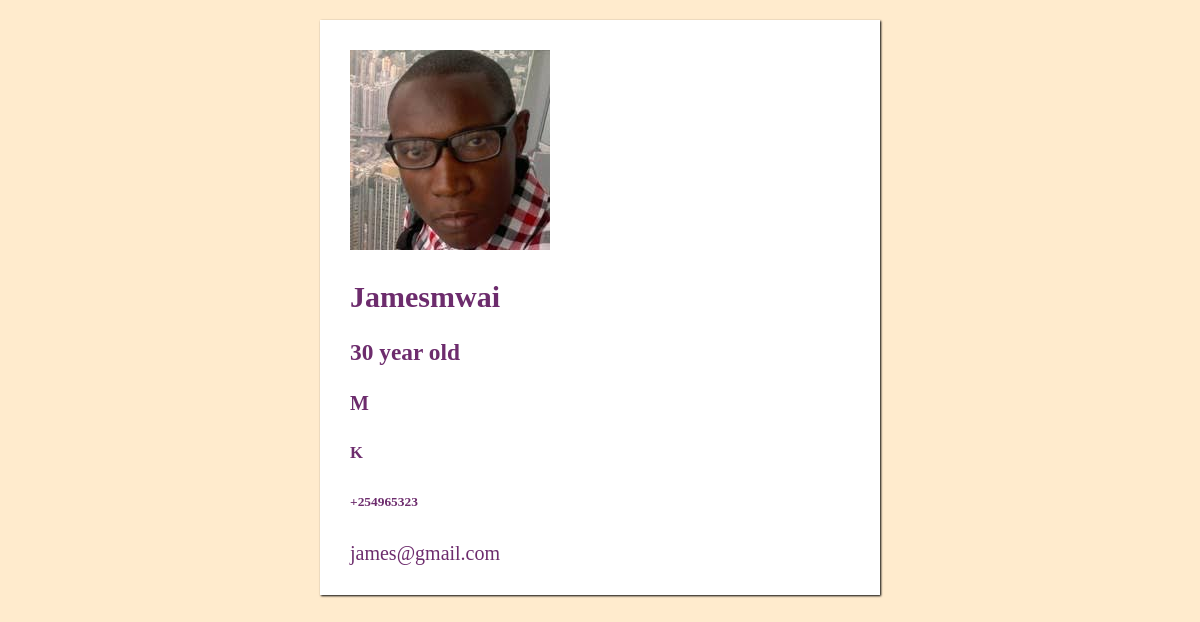
The page /trainer/profile/39583278/ on the database as committed earlier.
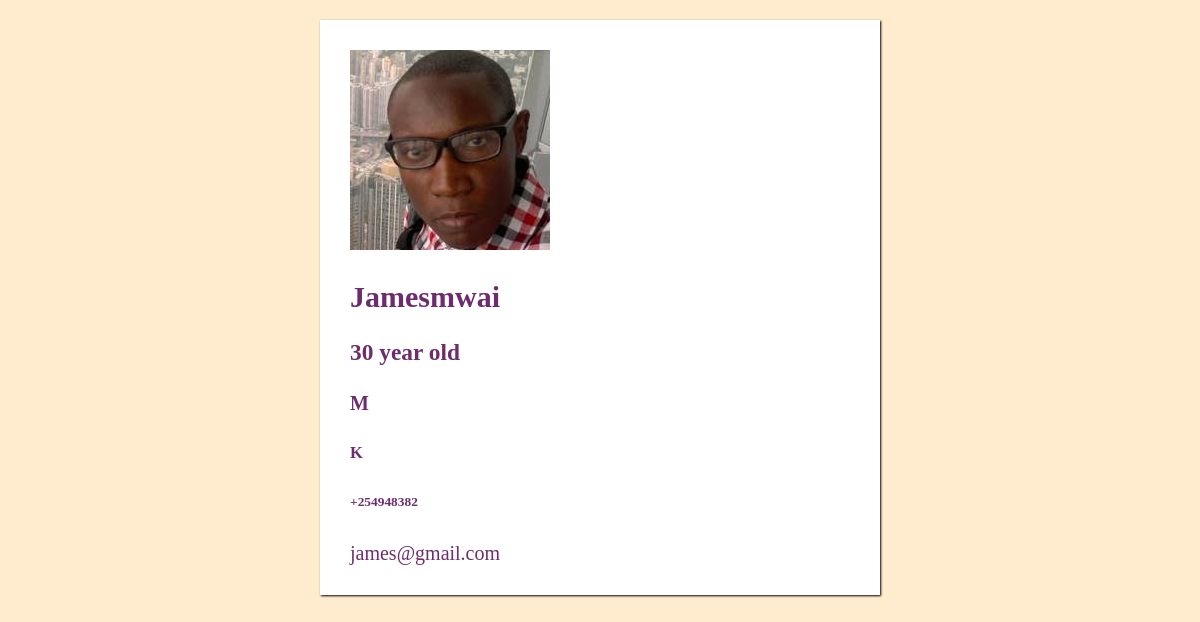
The same page on the database as committed later.
### trainer/models.py (models this page shows)
class Trainer(models.Model):
    def full_name(self):
        return f"{self.first_name}{self.last_name}"
    first_name=models.CharField(max_length=15,null=True)
    last_name=models.CharField(max_length=12,null=True)
    age=models.PositiveSmallIntegerField(null=True)
    course_Name=models.CharField(max_length=15,null=True)
    email=models.EmailField(max_length=17,null=True)
    contract=models.FileField(null=True)
    cource=models.CharField(max_length=12,null=True)
    phone_number=models.CharField(max_length=15,null=True)
    trainer_Bio=models.TextField(null=True)
    language=models.CharField(max_length=3,null=True)
    id=models.CharField(primary_key=True,max_length=18)
    profile=models.FileField(upload_to='images/' ,null=True)
    gendar_choices=(
        (u'M','Male'),
        (u'F','Female'),
        (u'O','Others'),
    )
    gendar=models.CharField(max_length=19, choices =gendar_choices,null=True)
    nationality_choices=(
        (u'K', 'Kenya'),
         (u'U', 'Uganda'),
          (u'R', 'Rwanda'),
    )
    nationality=models.CharField(max_length =23,choices=nationality_choices,null=True)
    language_choices=(
        (u'E','u''English'),
        (u'k','u''kiswahili'),
        (u'ki','u''kinywaranda'),
    )
    language=models.CharField(max_length=6, choices =language_choices,null=True)

### trainer/views.py (the view)
# urls.py: path('profile/<int:id>/',trainer_profile,name="trainer_profile"),
def trainer_profile(request,id):
    trainer=Trainer.objects.get(id=id)
    return render(request,"trainer_profile.html",{"trainer":trainer})

### trainer/templates/trainer_profile.html (shortened to what this page needs)
<!DOCTYPE html>
<html lang="en">
<head>
</head>
<body>
   <div class="wrapper">
       <div class="form">
    <form method="POST" enctype="multipart/form-data">
        <div class="div">
            <div class="form">
    </form>
    <div id="div">
    <img src="{{ trainer.profile.url}}">
    <h2>{{trainer.full_name}}</h2>
    <h3>{{trainer.age}} year old</h3>
    <h4>{{trainer.gendar}}</h4>
    <h5>{{trainer.nationality}}</h5>
    <h6>{{trainer.phone_number}}</h6>
    <h7>{{trainer.email}}</h7>
</div>
</body>
</html>

Rows that differ between the two databases and show on the page:
changed Trainer "Jamesmwai": phone_number "+254965323" → "+254948382"
